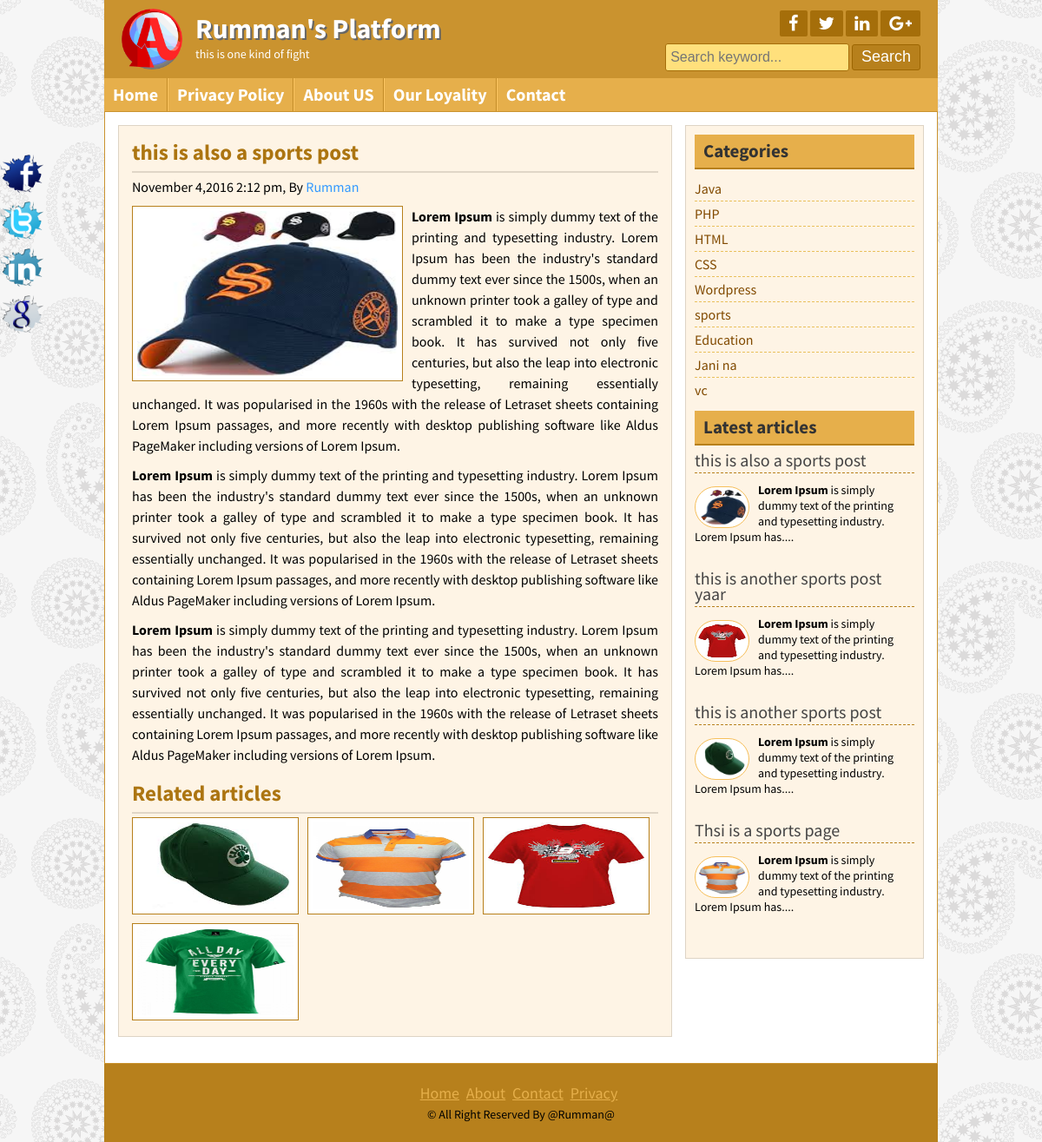
The app's page /post.php?id=24 with its own data.
### tables this page shows
CREATE TABLE `forlogotitleslogan` (
  `id` int(11) NOT NULL,
  `title` varchar(255) NOT NULL,
  `slogan` varchar(255) NOT NULL,
  `logo` varchar(255) NOT NULL
);

CREATE TABLE `forpage` (
  `id` int(11) NOT NULL,
  `title` varchar(255) NOT NULL,
  `body` text NOT NULL
);

CREATE TABLE `forpost` (
  `id` int(11) NOT NULL,
  `cat` int(11) NOT NULL,
  `title` varchar(300) NOT NULL,
  `body` text NOT NULL,
  `image` varchar(300) NOT NULL,
  `author` varchar(300) NOT NULL,
  `tags` varchar(300) NOT NULL,
  `date` timestamp NOT NULL DEFAULT CURRENT_TIMESTAMP,
  `userroleid` int(11) NOT NULL DEFAULT '0'
);

CREATE TABLE `forcat` (
  `id` int(255) NOT NULL,
  `name` varchar(300) NOT NULL
);

CREATE TABLE `forfooter` (
  `id` int(11) NOT NULL,
  `copyright` varchar(255) NOT NULL
);

CREATE TABLE `forsocialmedia` (
  `id` int(11) NOT NULL,
  `fb` varchar(255) NOT NULL,
  `tw` varchar(255) NOT NULL,
  `ln` varchar(255) NOT NULL,
  `gplus` varchar(255) NOT NULL
);

### lib/Database.php (called while the page is built, shortened)
<?php
Class Database{
	public $host   = DB_HOST;
	public $user   = DB_USER;
	public $pass   = DB_PASS;
	public $dbname = DB_NAME;
	public $link;
	private function connectDB(){
	$this->link = new mysqli($this->host, $this->user, $this->pass, $this->dbname);
 }
	public function select($query){
		$result = $this->link->query($query) or die($this->link->error.__LINE__);
		if($result->num_rows > 0){
			return $result;
		} else {
			return false;
		}
	}
}

### helpers/Format.php (called while the page is built, shortened)
<?php
class Format
{
	public function DateFormat($date)
	{
         return date("F j,Y  g:i a",strtotime($date));
	}
	public function textExerpt($text,$limit=400)
	{
        $text = $text." ";
        $text = substr($text,0,$limit);
        $text = substr($text,0,strrpos($text," "));
        $text = $text."....";
        return $text;
	}
}
?>

### post.php (the view, shortened to what this page needs)
<?php include 'inc/header.php';?>
<?php
 if(!isset($_GET['id']) || $_GET['id']==NULL)
 {
    header("Location: 404.php");
 }
 else
 {
 	$id = $_GET['id'];
    $query = "select * from forpost where id ='$id'";
    $post = $db->select($query);
 	while ($result=$post->fetch_assoc()) {
?>
	<div class="contentsection contemplete clear">
		<div class="maincontent clear">
			<div class="about">
				<h2><?php echo $result['title'];?></h2>
				<h4><?php echo $fm->DateFormat($result['date']);?>,  By <a href="#"><?php echo $result['author'];?></a></h4>
			<img src="admin/<?php echo $result['image']?>" alt="post image"/>
			<p>
					<?php echo $result['body'];?>
			</p>
                  <h2>Related articles</h2>
	    	<div class="relatedpost clear">
       <?php
          $rcat = $result['cat'];
          $rquery = "select * from forpost where cat= $rcat AND id !=$id order by rand() limit 4";
          $rpost = $db->select($rquery);
          if($rpost)
          {
          	while($rresult = $rpost->fetch_assoc()){
	    ?>
					<a href="post.php?id=<?php echo $rresult['id'];?>">
					     <img src="admin/<?php echo $rresult['image']?>" alt="post image"/>
					</a>
					<?php } }
		 else
		 {
		 	echo "<h2 style=color:green;> No related post available</h2>";
		 }?>
				</div>
		<?php }} ?>
	</div>
		</div>
		<?php include 'inc/sidebar.php';?>
	</div>
	<?php include 'inc/footer.php';?>

### inc/header.php (shortened to what this page needs)
<?php include 'lib/Database.php' ;?>
<?php include 'helpers/Format.php';?>
<?php
  $db = new Database();
  $fm = new Format();
?>
<!DOCTYPE html>
<html>
<head>
	<?php include 'scripts/css.php';?>
</head>
<body>
	<div class="headersection templete clear">
		<a href="#">
			<div class="logo">
		<?php
                $query = "select * from forlogotitleslogan where id =1";
                $result = $db->select($query);
                if($result){
                	while ($value= $result->fetch_assoc()) {
		?>
				<img src="admin/<?php echo $value['logo'];?>" alt="Logo"/>
				<h2><?php echo $value['title'];?></h2>
				<p><?php echo $value['slogan'];?></p>
				<?php  } } ;?>
			</div>
		</a>
		<div class="social clear">
			<div class="icon clear">
				<a href="#" target="_blank"><i class="fa fa-facebook"></i></a>
				<a href="#" target="_blank"><i class="fa fa-twitter"></i></a>
				<a href="#" target="_blank"><i class="fa fa-linkedin"></i></a>
				<a href="#" target="_blank"><i class="fa fa-google-plus"></i></a>
			</div>
			<div class="searchbtn clear">
			<form action="search.php" method="get">
				<input type="text" name="search" placeholder="Search keyword..."/>
				<input type="submit" name="submit" value="Search"/>
			</form>
			</div>
		</div>
	</div>
<div class="navsection templete">
	<ul>
	 <?php
      $path = $_SERVER['SCRIPT_NAME'];
	  $currenttitle = basename($path,'.php');
	 ?>
		<li><a  <?php if($currenttitle=='index')
		      echo "id=\"active\"";?>
		href="index.php">Home</a></li>
 	<?php
        $getpagequery = "select * from forpage";
        $getpageresult = $db->select($getpagequery);
        if($getpageresult){
            while ($getpagevalue = $getpageresult->fetch_assoc()) {  ?>
               	<li><a
               	<?php
             if(isset($_GET['showpageid']) && $_GET['showpageid']==$getpagevalue['id']){
             	  echo "id=\"active\"";
				} ?>
    	href="page.php?showpageid=<?php echo $getpagevalue['id'];?>"><?php echo $getpagevalue['title'];?></a></li>
    <?php } }?>
		<li><a
		  <?php if($currenttitle=='contact')
		      echo "id=\"active\"";?>  href="contact.php">Contact</a></li>
	</ul>
</div>

### inc/sidebar.php
<div class="sidebar clear">
		<div class="samesidebar clear">
			<h2>Categories</h2>
				<ul>
			<?php
				 $query = "select * from forcat";
			     $post = $db->select($query);
			     if($post)
			     {
			     	while ($result = $post->fetch_assoc()) {
			?>
					<li><a href="catposts.php?cat=<?php echo $result['id']; ?>"><?php echo $result['name'];?></a></li>
				<?php }}
				else
				{
					echo"<li><a href=\"\">Uncategorized</a></li>";
				}?>
				</ul>
		</div>
<div class="samesidebar clear">
			<h2>Latest articles</h2>
			<?php
    $query = "select * from forpost ORDER BY id DESC LIMIT 4 ";
    $post = $db->select($query);
    if($post)
    {
    	while ($result = $post->fetch_assoc()) {
  ?>
				<div class="popular clear">
					<h3><a href="post.php?id=<?php echo $result['id'];?>"><?php echo $result['title'];?></a></h3>
					<a href="post.php?id=<?php echo $result['id'];?>"><img src="admin/<?php echo $result['image']?>" alt="post image"/></a>
					<p><?php echo $fm->textExerpt($result['body'],125);?></p>
				</div>
				<?php }}
		 else{
		 	header("Location: 404.php");
		 } ?>
		</div>
	</div>

### inc/footer.php (shortened to what this page needs)
<div class="footersection templete clear">
	  <div class="footermenu clear">
		<ul>
			<li><a href="#">Home</a></li>
			<li><a href="#">About</a></li>
			<li><a href="#">Contact</a></li>
			<li><a href="#">Privacy</a></li>
		</ul>
	  </div>
	   <?php
                $crquery = "select * from forfooter where id =1";
                $crresult = $db->select($crquery);
                if($crresult){
                	while ($crvalue = $crresult->fetch_assoc()) {
		   ?>
	  <p>&copy; <?php echo $crvalue['copyright'];?></p>
	  <?php } }?>
	</div>
	<div class="fixedicon clear">
 <?php
                $socialquery = "select * from forsocialmedia where id =1";
                $socialresult = $db->select($socialquery);
                if($socialresult){
                	while ($socialvalue = $socialresult->fetch_assoc()) {
		   ?>
		<a href="<?php echo $socialvalue['fb'];?>"><img src="images/fb.png" alt="Facebook"/></a>
		<a href="<?php echo $socialvalue['tw'];?>"><img src="images/tw.png" alt="Twitter"/></a>
		<a href="<?php echo $socialvalue['ln'];?>"><img src="images/in.png" alt="LinkedIn"/></a>
		<a href="<?php echo $socialvalue['gplus'];?>"><img src="images/gl.png" alt="GooglePlus"/></a>
		<?php } }?>
	</div>
</body>
</html>

### theme/default.css (style rules this page uses)
.headersection { background: #ca932f none repeat scroll 0 0; }
.icon a { background: #a56e0a none repeat scroll 0 0; }
.searchbtn input[type="text"] { background: #FFE07C none repeat scroll 0 0; border: 1px solid #A56E0A; }
.searchbtn input[type="submit"] { border: 1px solid #9d6602; }
input[type="submit"] { background: #b7801c none repeat scroll 0 0; border: 1px solid #e6af4b; }
.navsection { background: #e6af4b none repeat scroll 0 0; }
.navsection ul li { border-left: 1px solid #fdc662; border-right: 1px solid #c18a26; }
.maincontent { background: #fef4e5 none repeat scroll 0 0; }
.samepost h2, .about h2 { border-bottom: 2px solid #e0d6c7; }
.samesidebar h2 { background: #e6af4b none repeat scroll 0 0; border-bottom: 2px solid #b7801c; color: #333; }
.sidebar { background: #fef4e5 none repeat scroll 0 0; border: 1px solid #ded4c5; }
.samesidebar ul li a { color: #814a00; text-decoration: none; }
.samesidebar ul li { border-bottom: 1px dashed #e9c05c; }
.popular h3 { border-bottom: 1px dashed #b7801c; }
.footersection { background: #b7801c none repeat scroll 0 0; }
.footermenu ul li a { color: #e6af4b; }
.samepost h2, .about h2 { border-bottom: 2px solid #e0d6c7; color: #ac7511; }
.about img { background: #fff none repeat scroll 0 0; border: 1px solid #b7801c; }
.contentsection { background: #ffffff none repeat scroll 0 0; border: 1px solid #ca932f; }

### records on screen
forlogotitleslogan: logo (picture), title "Rumman's Platform", slogan "this is one kind of fight"
forpage: title "Privacy Policy"
forpage: title "About US"
forpage: title "Our Loyality"
forpost: title "this is also a sports post", date "November 4,2016 2:12 pm", author "Rumman", image (picture), body "Lorem Ipsum is simply dummy text of the printing and typesetting industry. Lorem Ipsum has been the industry's standard dummy text ever since the 1500s, when an unknown printer took a galley of type and scrambled it to make a type specimen book. It has survived not only five centuries, but also the leap into electronic typesetting, remaining essentially unchanged. It was popularised in the 1960s with the release of Letraset sheets containing Lorem Ipsum passages, and more recently with desktop publishing software like Aldus PageMaker including versions of Lorem Ipsum. Lorem Ipsum is simply dummy text of the printing and typesetting industry. Lorem Ipsum has been the industry's standard…", body "Lorem Ipsum is simply dummy text of the printing and typesetting industry. Lorem Ipsum has...."
forpost: image (picture), title "this is another sports post", body "Lorem Ipsum is simply dummy text of the printing and typesetting industry. Lorem Ipsum has...."
forpost: image (picture), title "Thsi is a sports page", body "Lorem Ipsum is simply dummy text of the printing and typesetting industry. Lorem Ipsum has...."
forpost: image (picture), title "this is another sports post yaar", body "Lorem Ipsum is simply dummy text of the printing and typesetting industry. Lorem Ipsum has...."
forpost: image (picture)
forcat: name "Java"
forcat: name "PHP"
forcat: name "HTML"
forcat: name "CSS"
forcat: name "Wordpress"
forcat: name "sports"
forcat: name "Education"
forcat: name "Jani na"
forcat: name "vc"
forfooter: copyright "All Right Reserved By @Rumman@"
